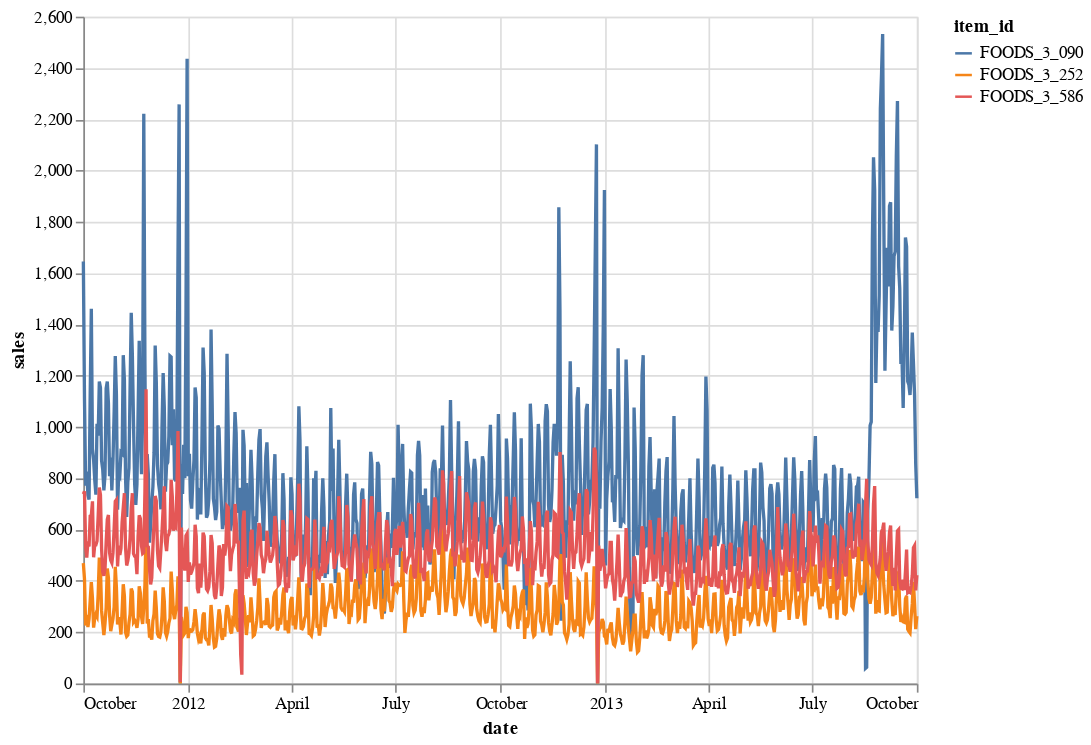

Notebook source saved alongside this figure:
### Markdown cell above
Now let's pick 3 most popular items to work with them further.

We will also plot sales for the items

### Code cell
top_items = data_subset.groupby('item_id').sum().sort_values(by='sales').index[-3:]

alt.data_transformers.disable_max_rows()

alt.Chart(data_subset.loc[data_subset.item_id.isin(top_items)].reset_index()).mark_line().encode(
    x='date:T',
    y=alt.Y('sales:Q'),
    color='item_id',
    tooltip=['item_id','date:T','sales:Q']
).properties(width=500, height=400)

### Figure 1 — Vega-Lite specification as saved in the notebook (floating-point values rounded to 4 significant figures; data arrays with more than 128 entries replaced by an {"elided": "..."} marker saying what was removed)
{"config": {"view": {"continuousWidth": 400, "continuousHeight": 300}}, "data": {"name": "data-78517d7f2663f5cbd9db486c15ac1274"}, "mark": "line", "encoding": {"color": {"type": "nominal", "field": "item_id"}, "tooltip": [{"type": "nominal", "field": "item_id"}, {"type": "temporal", "field": "date"}, {"type": "quantitative", "field": "sales"}], "x": {"type": "temporal", "field": "date"}, "y": {"type": "quantitative", "field": "sales"}}, "height": 400, "width": 500, "$schema": "https://vega.github.io/schema/vega-lite/v4.8.1.json", "datasets": {"data-78517d7f2663f5cbd9db486c15ac1274": {"elided": "2196 records"}}}
